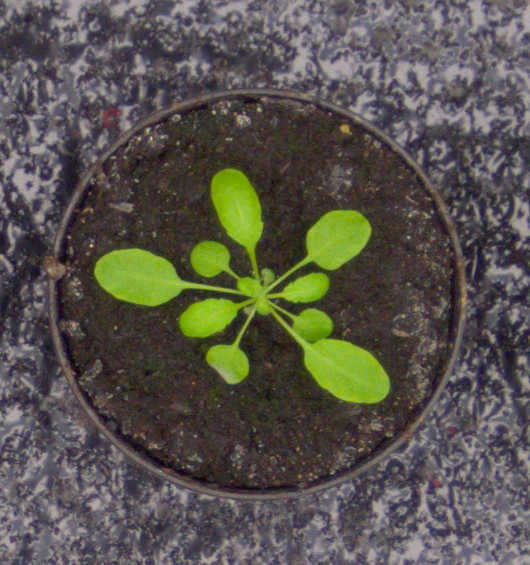
#> input picture instSeg/tfAugmentor-master/demo/image/plant.png, 530 x 565 px
$ python grid.py
#> lines starting #> are read from the running program, lines starting #| are printed output that depends on the picture; after the words box and inside, x2 and y2 are one past the last pixel; in counts of white or black regions, pixels touching at a corner belong together
import cv2

img_path = './plant.png'
save_path = './plant_grid.png'
distance = 100

img = cv2.imread(img_path)
#> img is the input picture: shape (565, 530, 3); mean B, G, R 77, 84.7, 88.5

H, W = img.shape[0], img.shape[1]
#> H = 565; W = 530

y = distance
while y < H:
    cv2.line(img, (0, y), (W, y), color=(0,0,255), thickness=2)
    y += distance
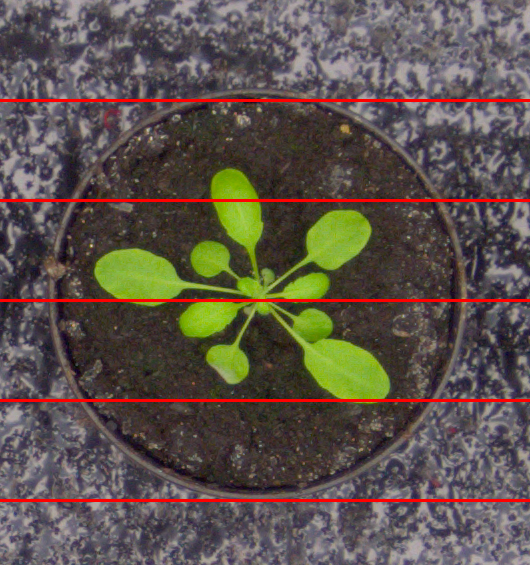
#> img: shape (565, 530, 3); 2.65% of pixels changed, all inside (x1, y1, x2, y2) = (0, 99, 530, 502)
#> after the loop, y = 600

x = distance
while x < W:
    cv2.line(img, (x, 0), (x, H), color=(0,0,255), thickness=2)
    x += distance
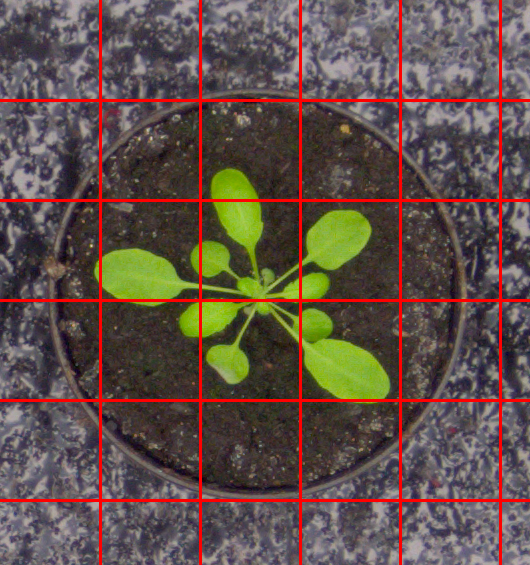
#> img: shape (565, 530, 3); 2.76% of pixels changed, all inside (x1, y1, x2, y2) = (99, 0, 502, 565)
#> after the loop, x = 600

cv2.imwrite(save_path, img)
